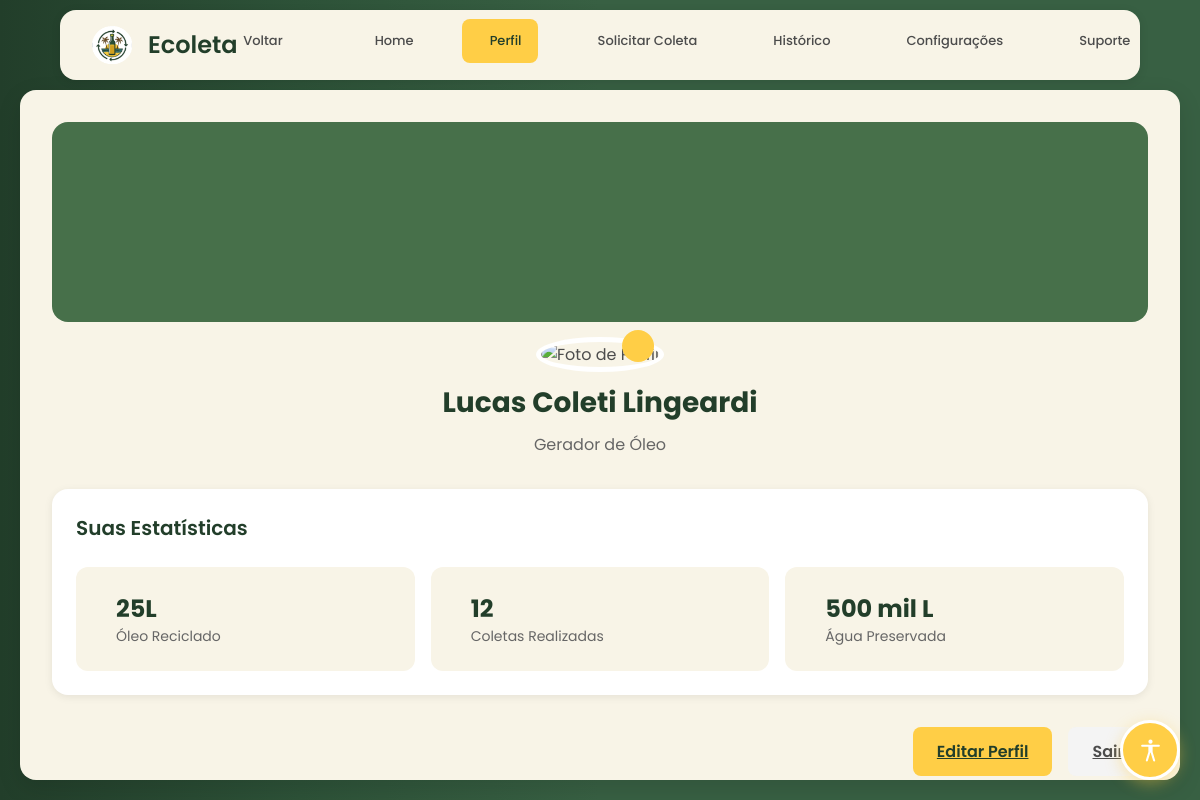
Before: /PAGINAS_GERADOR/perfil.php (signed in) with the older database file.
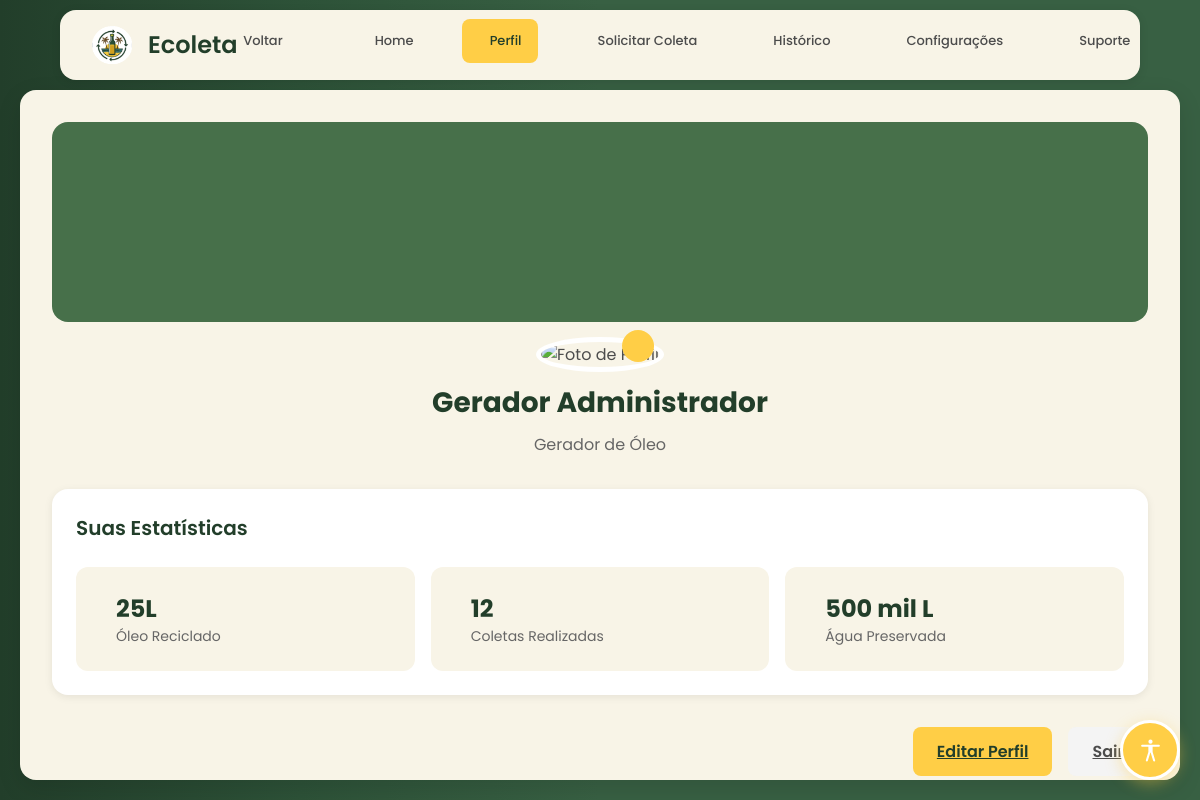
After: the same page with the newer database file.
### tables this page shows
CREATE TABLE `geradores` (
  `id` int(11) NOT NULL,
  `email` varchar(100) NOT NULL,
  `senha` varchar(255) NOT NULL,
  `nome_completo` varchar(100) NOT NULL,
  `cpf` varchar(14) NOT NULL,
  `telefone` varchar(15) NOT NULL,
  `data_nasc` date NOT NULL,
  `genero` enum('M','F','O','') DEFAULT '',
  `foto_perfil` varchar(255) DEFAULT NULL,
  `id_endereco` int(11) DEFAULT NULL,
  `status` enum('ativo','inativo','pendente') DEFAULT 'pendente',
  `created_at` timestamp NOT NULL DEFAULT current_timestamp(),
  `updated_at` timestamp NOT NULL DEFAULT current_timestamp() ON UPDATE current_timestamp(),
  `email_verificado` tinyint(1) DEFAULT 0
);

### PAGINAS_GERADOR/perfil.php (the view, shortened to what the changed rows need)
<?php
$usuarioId = (int) $_SESSION['usuario_id'];
$db = null;
try {
    if (file_exists('../BANCO/conexao.php')) {
        include_once('../BANCO/conexao.php');
        if (isset($conn) && $conn instanceof PDO) {
            $db = $conn;
        }
    }
    $db->setAttribute(PDO::ATTR_ERRMODE, PDO::ERRMODE_EXCEPTION);
    $stmt = $db->prepare("
        SELECT
            g.id,
            g.nome_completo,
            g.email,
            g.telefone,
            g.cpf,
            g.foto_perfil,
            g.id_endereco,
            e.rua,
            e.numero,
            e.complemento,
            e.bairro,
            e.cidade,
            e.cep
        FROM geradores g
        LEFT JOIN enderecos e ON g.id_endereco = e.id
        WHERE g.id = :id
        LIMIT 1
    ");
    $stmt->bindValue(':id', $usuarioId, PDO::PARAM_INT);
    $stmt->execute();
    $gerador = $stmt->fetch(PDO::FETCH_ASSOC);
    if (!$gerador) {
        $gerador = [
            'id'            => $usuarioId,
            'nome_completo' => $_SESSION['nome'] ?? 'Nome do Usuário',
            'email'         => $_SESSION['email'] ?? '',
            'telefone'      => $_SESSION['telefone'] ?? '',
            'cpf'           => $_SESSION['cpf'] ?? '',
            'cep'           => '',
            'rua'           => '',
            'numero'        => '',
            'complemento'   => '',
            'bairro'        => '',
            'cidade'        => '',
            'foto_perfil'   => null,
        ];
    }
} catch (Throwable $e) {
    $gerador = [
        'id'            => $usuarioId,
        'nome_completo' => $_SESSION['nome'] ?? 'Nome do Usuário',
        'email'         => $_SESSION['email'] ?? '',
        'telefone'      => $_SESSION['telefone'] ?? '',
        'cpf'           => $_SESSION['cpf'] ?? '',
        'cep'           => '',
        'rua'           => '',
        'numero'        => '',
        'complemento'   => '',
        'bairro'        => '',
        'cidade'        => '',
        'foto_perfil'   => null,
    ];
}
function e($v) { return htmlspecialchars((string)$v, ENT_QUOTES, 'UTF-8'); }
?>
<!DOCTYPE html>
<html lang="pt-BR">
<head>
    <link rel="stylesheet" href="../CSS/gerador-perfil.css">
    <link rel="stylesheet" href="../CSS/navbar.css">
    <link rel="stylesheet" href="../CSS/libras.css">
    <link href="https://cdn.jsdelivr.net/npm/remixicon@3.5.0/fonts/remixicon.css" rel="stylesheet">
</head>
<body>
    <div class="container">
        <main class="main-content">
            <div class="profile-header">
                <div class="profile-info">
                    <h1><?= e($gerador['nome_completo'] ?? 'Nome do Usuário') ?></h1>
                    <p class="user-type">Gerador de Óleo</p>
                </div>
            </div>
            <div class="profile-sections">
                <section class="profile-section">
                    <h2>Suas Estatísticas</h2>
                </section>
            </div>
        </main>
    </div>
</body>
</html>

Changed rows visible on the page:
added geradores: nome_completo "Gerador Administrador"
Other visible differences:
$gerador['nome_completo']: "Lucas Coleti Lingeardi" → (not shown)
